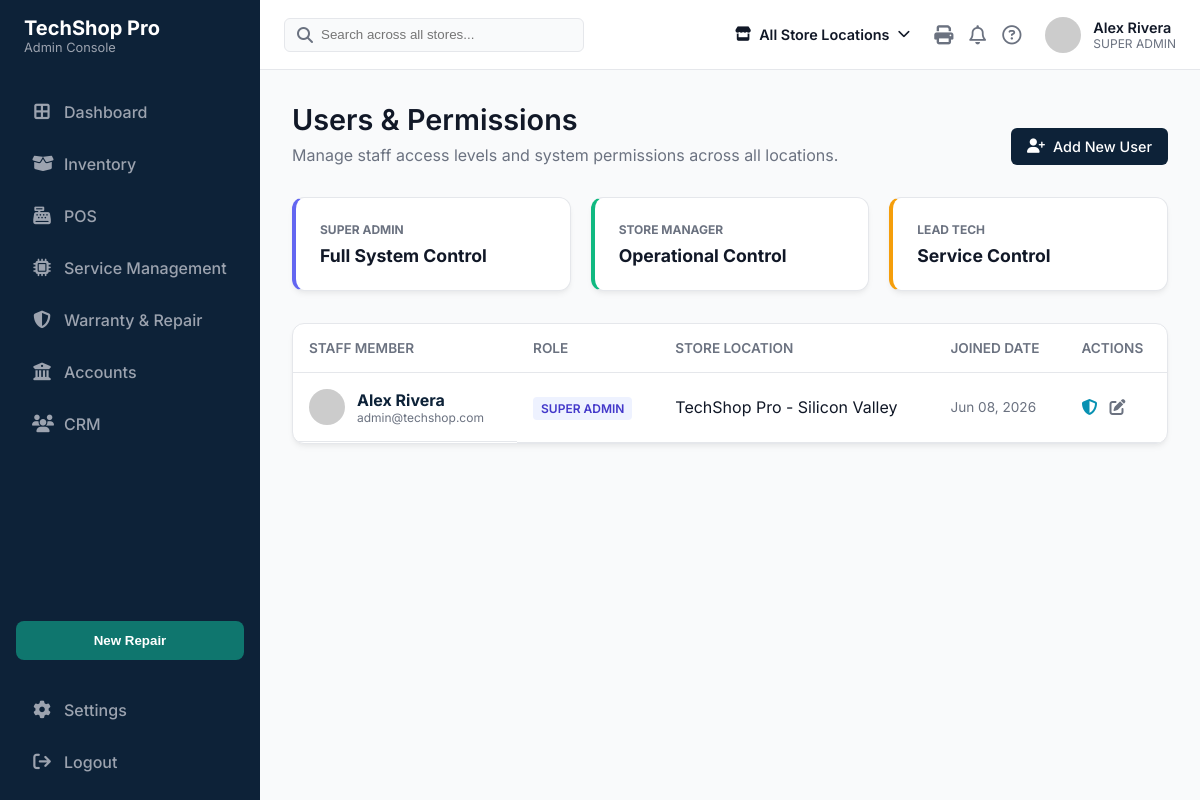
The page /users.php on the database its author committed.
### tables this page shows
CREATE TABLE `users` (
  `id` int(11) NOT NULL AUTO_INCREMENT,
  `store_id` int(11) DEFAULT NULL,
  `full_name` varchar(100) NOT NULL,
  `email` varchar(100) NOT NULL,
  `password` varchar(255) NOT NULL,
  `role` enum('SUPER ADMIN','STORE MANAGER','LEAD TECH') NOT NULL,
  `avatar` varchar(255) DEFAULT 'default_avatar.png',
  `created_at` timestamp NOT NULL DEFAULT current_timestamp(),
  PRIMARY KEY (`id`),
  UNIQUE KEY `email` (`email`),
  KEY `store_id` (`store_id`),
  CONSTRAINT `users_ibfk_1` FOREIGN KEY (`store_id`) REFERENCES `stores` (`id`) ON DELETE SET NULL
);

CREATE TABLE `stores` (
  `id` int(11) NOT NULL AUTO_INCREMENT,
  `store_name` varchar(100) NOT NULL,
  `registration_id` varchar(50) DEFAULT NULL,
  `physical_address` text DEFAULT NULL,
  `email_support` varchar(100) DEFAULT NULL,
  `contact_phone` varchar(20) DEFAULT NULL,
  `created_at` timestamp NOT NULL DEFAULT current_timestamp(),
  PRIMARY KEY (`id`)
);

### users.php (the view, shortened to what this page needs)
<?php
require 'config.php';
include 'includes/header.php';
$users_res = $conn->query("SELECT u.*, s.store_name FROM users u LEFT JOIN stores s ON u.store_id = s.id ORDER BY u.role, u.full_name");
$users_data = [];
if($users_res) while($u = $users_res->fetch_assoc()) $users_data[] = $u;
?>
<div class="page-container">
    <div style="display:flex; justify-content:space-between; align-items:flex-end; margin-bottom: 32px;">
        <div>
            <h1 style="font-size: 1.8rem; margin-bottom:8px;">Users & Permissions</h1>
            <p style="color:var(--text-secondary);">Manage staff access levels and system permissions across all locations.</p>
        </div>
        <a href="add_user.php" class="btn btn-primary"><i class="fa-solid fa-user-plus"></i> Add New User</a>
    </div>
    <div style="display:grid; grid-template-columns: repeat(3, 1fr); gap:20px; margin-bottom:32px;">
        <div class="card" style="border-left: 4px solid #6366f1;">
            <div style="font-size:0.75rem; font-weight:700; color:var(--text-secondary); margin-bottom:8px;">SUPER ADMIN</div>
            <div style="font-size:1.1rem; font-weight:700;">Full System Control</div>
        </div>
        <div class="card" style="border-left: 4px solid #10b981;">
            <div style="font-size:0.75rem; font-weight:700; color:var(--text-secondary); margin-bottom:8px;">STORE MANAGER</div>
            <div style="font-size:1.1rem; font-weight:700;">Operational Control</div>
        </div>
        <div class="card" style="border-left: 4px solid #f59e0b;">
            <div style="font-size:0.75rem; font-weight:700; color:var(--text-secondary); margin-bottom:8px;">LEAD TECH</div>
            <div style="font-size:1.1rem; font-weight:700;">Service Control</div>
        </div>
    </div>
    <div class="card" style="padding:0; overflow:hidden;">
        <table class="data-table">
            <thead>
                <tr>
                    <th>Staff Member</th>
                    <th>Role</th>
                    <th>Store Location</th>
                    <th>Joined Date</th>
                    <th>Actions</th>
                </tr>
            </thead>
            <tbody>
                <?php foreach($users_data as $user): ?>
                <tr>
                    <td style="display:flex; align-items:center; gap:12px;">
                        <img src="https://api.dicebear.com/7.x/initials/svg?seed=<?= urlencode($user['full_name']) ?>&backgroundColor=0d2238" style="width:36px; height:36px; border-radius:50%;">
                        <div style="display:flex; flex-direction:column;">
                            <span style="font-weight:700; color:var(--sidebar-bg);"><?= htmlspecialchars($user['full_name']) ?></span>
                            <span style="font-size:0.75rem; color:var(--text-secondary);"><?= htmlspecialchars($user['email']) ?></span>
                        </div>
                    </td>
                    <td>
                        <?php
                        $role_bg = '#eef2ff'; $role_txt = '#4338ca';
                        ?>
                        <span class="badge" style="background:<?= $role_bg ?>; color:<?= $role_txt ?>;"><?= htmlspecialchars($user['role']) ?></span>
                    </td>
                    <td><?= htmlspecialchars($user['store_name'] ?? 'Main Store') ?></td>
                    <td style="color:var(--text-secondary); font-size:0.85rem;"><?= date('M d, Y', strtotime($user['created_at'])) ?></td>
                    <td>
                        <div style="display:flex; gap:12px;">
                            <i class="fa-solid fa-shield-halved" style="color:#0891b2; cursor:pointer;" onclick='openPermissionsModal(<?= json_encode($user) ?>)' title="Detailed Permissions"></i>
                            <i class="fa-solid fa-pen-to-square" style="color:var(--text-secondary); cursor:pointer;" onclick='editUser(<?= json_encode($user) ?>)'></i>
                        </div>
                    </td>
                </tr>
                <?php endforeach; ?>
            </tbody>
        </table>
    </div>
</div>
</main></div></body></html>

### assets/css/style.css (style rules this page uses)
:root { --navbar-bg: #ffffff; --sidebar-bg: #0d2238; --sidebar-hover: #1b3855; --primary-accent: #aaeae0; --text-primary: #111827; --text-secondary: #6b7280; --text-sidebar: #9ca3af; --bg-light: #f9fafb; --border-color: #e5e7eb; --success: #10b981; --danger: #ef4444; --warning: #f59e0b; --info: #3b82f6; --font-family: 'Inter', sans-serif; --sidebar-width: 260px; --header-height: 70px; --card-shadow: 0 4px 6px -1px rgba(0, 0, 0, 0.05), 0 2px 4px -1px rgba(0, 0, 0, 0.03); }
* { margin: 0; padding: 0; box-sizing: border-box; }
body { font-family: var(--font-family); background-color: var(--bg-light); color: var(--text-primary); overflow-x: hidden; }
h1, h2, h3, h4, h5, h6 { font-weight: 600; }
a { text-decoration: none; color: inherit; }
.page-container { padding: 32px; }
.card { background: #ffffff; border-radius: 12px; box-shadow: var(--card-shadow); border: 1px solid var(--border-color); padding: 24px; }
.btn { padding: 10px 16px; border-radius: 6px; border: none; cursor: pointer; font-weight: 500; font-size: 0.9rem; display: inline-flex; align-items: center; gap: 8px; transition: all 0.2s; }
.btn-primary { background: var(--sidebar-bg); color: white; }
.badge { padding: 4px 8px; border-radius: 4px; font-size: 0.75rem; font-weight: 600; }
.data-table { width: 100%; border-collapse: collapse; }
.data-table th { text-align: left; padding: 16px; font-weight: 600; color: var(--text-secondary); font-size: 0.85rem; border-bottom: 1px solid var(--border-color); text-transform: uppercase; }
.data-table td { padding: 16px; border-bottom: 1px solid var(--border-color); vertical-align: middle; }

### rows shown on the page
users: full_name "Alex Rivera", email "admin@techshop.com", role "SUPER ADMIN", store.store_name "TechShop Pro - Silicon Valley", created_at "Jun 08, 2026"

### other values the page prints
$user_name "Alex Rivera"
$user_role "SUPER ADMIN"
